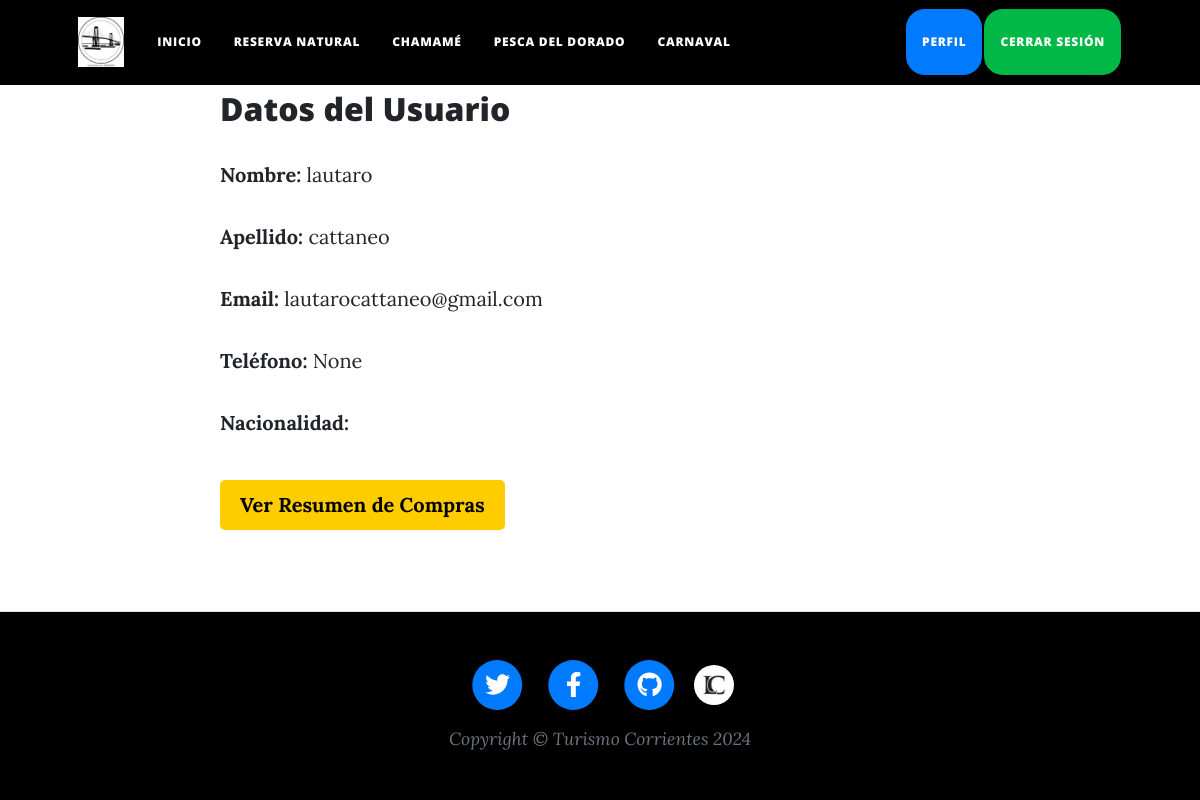
/perfilUsuario/ (signed in), run on an earlier commit of the app's database.
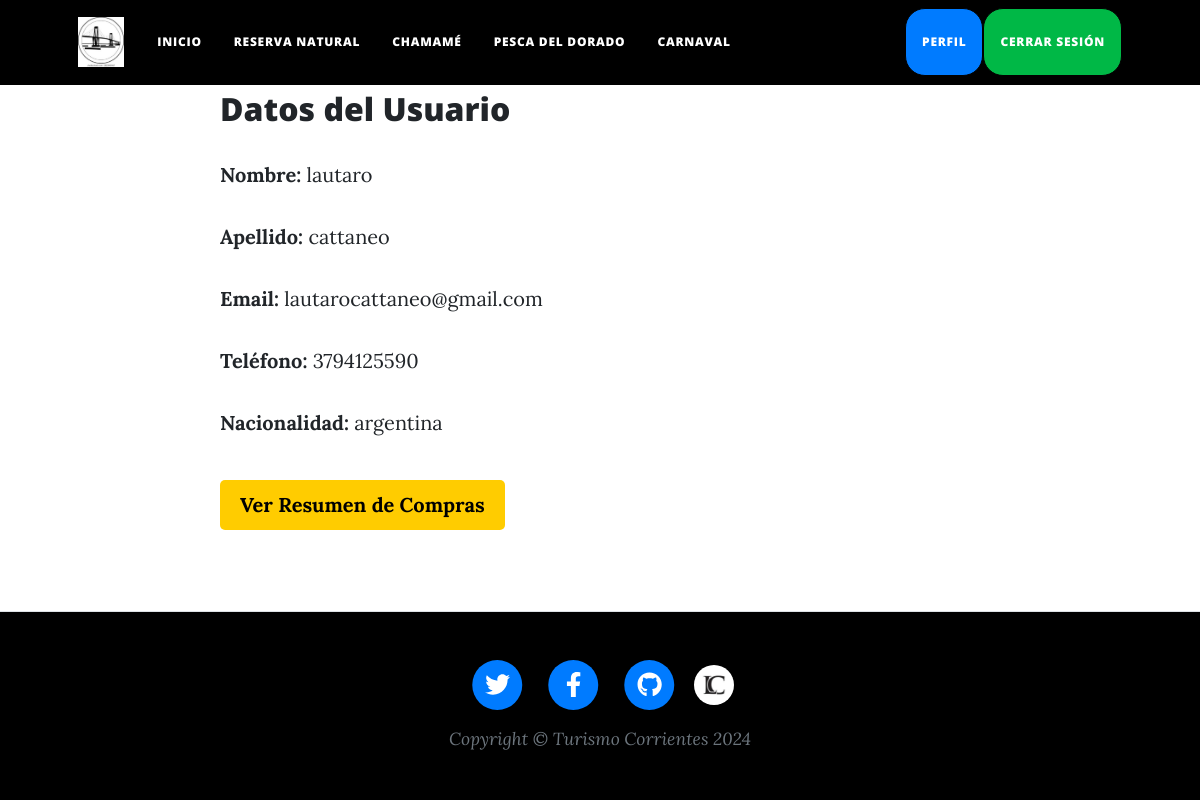
And on a later commit of the database.
### AppFinal/models.py (models this page shows, shortened)
class Usuario(AbstractBaseUser, PermissionsMixin):
    nombre = models.CharField(max_length=100)
    apellido = models.CharField(max_length=100)
    email = models.EmailField(max_length=100, unique=True)
    telefono = models.CharField(max_length=20, null=True, blank=True)
    nacionalidad = models.CharField(max_length=100)
    password = models.CharField(max_length=128)
    is_active = models.BooleanField(default=True)
    is_staff = models.BooleanField(default=False)
    objects = UsuarioManager()
    USERNAME_FIELD = 'email'
    REQUIRED_FIELDS = ['nombre', 'apellido']

### AppFinal/views.py (the view)
# urls.py: path('perfilUsuario/', perfilUsuario, name='perfilUsuario'),
@login_required
def perfilUsuario(request):
    usuario = request.user
    return render(request, 'perfilUsuario.html', {'usuario': usuario})

### AppFinal/templates/perfilUsuario.html
{% extends 'padre.html' %}
{% load static %}
{% block contenidoQueCambia %}
<div style="max-width: 800px; margin: 0 auto; padding: 20px;">
    <h2>Datos del Usuario</h2>
    <p><strong>Nombre:</strong> {{ usuario.nombre }}</p>
    <p><strong>Apellido:</strong> {{ usuario.apellido }}</p>
    <p><strong>Email:</strong> {{ usuario.email }}</p>
    <p><strong>Teléfono:</strong> {{ usuario.telefono }}</p>
    <p><strong>Nacionalidad:</strong> {{ usuario.nacionalidad }}</p>
    <div style="margin-top: 20px;">
        <a href="{% url 'resumenCompras' %}" class="btn-comprar-entradas">Ver Resumen de Compras</a>
    </div>
</div>
{% endblock %}

### AppFinal/templates/padre.html (shortened to what this page needs)
<!DOCTYPE html>
<html lang="es">
<head>
    {% load static %}
    <link href="{% static 'AppFinal/css/styles.css' %}" rel="stylesheet" />
</head>
<body>
<nav class="navbar navbar-expand-lg navbar-dark bg-black" id="mainNav">
    <div class="container px-4 px-lg-5">
        <a class="navbar-brand" href="{% url 'index' %}">
            <img src="{% static 'AppFinal/assets/img/index/logo.jpg' %}" alt="Logo">
        </a>
        <div class="collapse navbar-collapse" id="navbarResponsive">
            <ul class="navbar-nav me-auto py-4 py-lg-0">
                <li class="nav-item">
                    <a class="nav-link px-lg-3 py-3 py-lg-4" href="{% url 'index' %}">Inicio</a>
                </li>
                <li class="nav-item">
                    <a class="nav-link px-lg-3 py-3 py-lg-4" href="{% url 'ibera' %}">Reserva Natural</a>
                </li>
                <li class="nav-item">
                    <a class="nav-link px-lg-3 py-3 py-lg-4" href="{% url 'chamame' %}">Chamamé</a>
                </li>
                <li class="nav-item">
                    <a class="nav-link px-lg-3 py-3 py-lg-4" href="{% url 'pesca' %}">Pesca del Dorado</a>
                </li>
                <li class="nav-item">
                    <a class="nav-link px-lg-3 py-3 py-lg-4" href="{% url 'carnaval' %}">Carnaval</a>
                </li>
            </ul>
            <ul class="navbar-nav ms-auto py-4 py-lg-0">
                {% if user.is_authenticated %}
                    <li class="nav-item">
                        <a class="nav-link px-lg-3 py-3 py-lg-4 btn-perfil" href="{% url 'perfilUsuario' %}">Perfil</a>
                    </li>
                    <li class="nav-item">
                        <a class="nav-link px-lg-3 py-3 py-lg-4 btn-login" href="{% url 'logout' %}">Cerrar Sesión</a>
                    </li>
                {% endif %}
            </ul>
        </div>
    </div>
</nav>
    <div class="content">
        {% block contenidoQueCambia %}
        {% endblock %}
    </div>
<footer class="border-top" style="background-color: #000000;">
    <div class="container px-4 px-lg-5">
        <div class="row gx-4 gx-lg-5 justify-content-center">
            <div class="col-md-10 col-lg-8 col-xl-7">
                <ul class="list-inline text-center">
                    <li class="list-inline-item">
                        <a href="https://x.com/CorrientesGob">
                            <span class="fa-stack fa-lg">
                                <i class="fas fa-circle fa-stack-2x"></i>
                                <i class="fab fa-twitter fa-stack-1x fa-inverse"></i>
                            </span>
                        </a>
                    </li>
                    <li class="list-inline-item">
                        <a href="https://www.facebook.com/corrientesgob?locale=es_LA">
                            <span class="fa-stack fa-lg">
                                <i class="fas fa-circle fa-stack-2x"></i>
                                <i class="fab fa-facebook-f fa-stack-1x fa-inverse"></i>
                            </span>
                        </a>
                    </li>
                    <li class="list-inline-item">
                        <a href="https://github.com/lacattaneo">
                            <span class="fa-stack fa-lg">
                                <i class="fas fa-circle fa-stack-2x"></i>
                                <i class="fab fa-github fa-stack-1x fa-inverse"></i>
                            </span>
                        </a>
                    </li>
                    <li class="list-inline-item">
                        <a href="{% url 'yo' %}">
                            <img src="{% static 'AppFinal/assets/img/index/yoFooter.jpg' %}" alt="Enlace Adicional" style="height: 40px; width: 40px; border-radius: 50%;">
                        </a>
                    </li>
                </ul>
                <div class="small text-center text-muted fst-italic">Copyright &copy; Turismo Corrientes 2024</div>
            </div>
        </div>
    </div>
</footer>
</body>
</html>

### AppFinal/templates/padre.html (style rules this page uses)
html, body { height: 100%; margin: 0; display: flex; flex-direction: column; }
body { padding-top: 70px; }
.content { flex: 1; }
.navbar-nav .nav-link { color: white !important; font-size: 1rem; }
.navbar-brand { color: white !important; }
.list-inline-item a { color: #007bff; }
.nav-item .btn-login, .nav-item .btn-registro { padding: 4px 10px; border-radius: 20px; font-size: 0.75rem; font-weight: 600; color: #fff !important; }
.btn-login { background-color: #00b846; border: 0.3px solid #000000; }
.nav-item .nav-link.btn-login, .nav-item .nav-link.btn-registro { padding: 0.1rem 0.3rem; font-size: 0.75rem; }
.nav-item .nav-link { padding: 1rem 1.5rem; }
.navbar-brand img { height: 50px; margin-right: 1px; }
.btn-comprar-entradas { background-color: #ffcc00; color: black; font-weight: bold; padding: 10px 20px; border-radius: 5px; border: none; text-align: center; display: inline-block; margin-top: 10px; transition: background-color 0.3s ease; }
.nav-item .btn-perfil { background-color: #007bff; padding: 4px 10px; border-radius: 20px; font-size: 0.75rem; font-weight: 600; color: #fff !important; border: 1px solid #000000; }

What changed in the data, as far as the page shows it:
changed Usuario "lautaro": telefono "None" → "3794125590"; nacionalidad (not shown) → "argentina"
